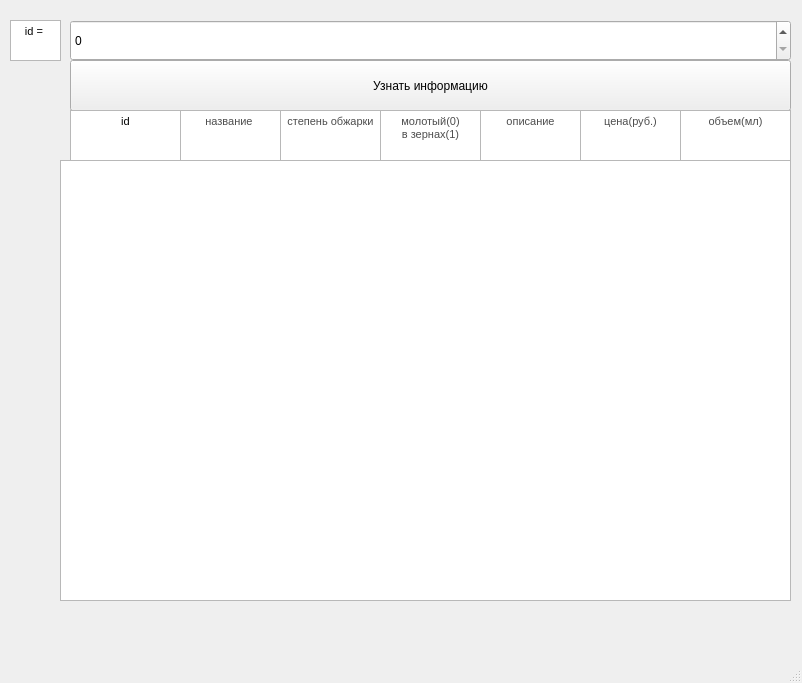
<?xml version="1.0" encoding="UTF-8"?>
<ui version="4.0">
 <class>MainWindow</class>
 <widget class="QMainWindow" name="MainWindow">
  <property name="geometry">
   <rect>
    <x>0</x>
    <y>0</y>
    <width>802</width>
    <height>683</height>
   </rect>
  </property>
  <property name="windowTitle">
   <string>MainWindow</string>
  </property>
  <widget class="QWidget" name="centralwidget">
   <widget class="QSpinBox" name="spinBox">
    <property name="geometry">
     <rect>
      <x>70</x>
      <y>20</y>
      <width>721</width>
      <height>41</height>
     </rect>
    </property>
   </widget>
   <widget class="QTableWidget" name="tableWidget">
    <property name="geometry">
     <rect>
      <x>60</x>
      <y>160</y>
      <width>731</width>
      <height>441</height>
     </rect>
    </property>
   </widget>
   <widget class="QPushButton" name="pushButton">
    <property name="geometry">
     <rect>
      <x>70</x>
      <y>60</y>
      <width>721</width>
      <height>51</height>
     </rect>
    </property>
    <property name="text">
     <string>Узнать информацию</string>
    </property>
   </widget>
   <widget class="QTextEdit" name="textEdit">
    <property name="geometry">
     <rect>
      <x>10</x>
      <y>20</y>
      <width>51</width>
      <height>41</height>
     </rect>
    </property>
    <property name="html">
     <string>&lt;!DOCTYPE HTML PUBLIC &quot;-//W3C//DTD HTML 4.0//EN&quot; &quot;http://www.w3.org/TR/REC-html40/strict.dtd&quot;&gt;
&lt;html&gt;&lt;head&gt;&lt;meta name=&quot;qrichtext&quot; content=&quot;1&quot; /&gt;&lt;style type=&quot;text/css&quot;&gt;
p, li { white-space: pre-wrap; }
&lt;/style&gt;&lt;/head&gt;&lt;body style=&quot; font-family:'MS Shell Dlg 2'; font-size:8.25pt; font-weight:400; font-style:normal;&quot;&gt;
&lt;p align=&quot;center&quot; style=&quot; margin-top:0px; margin-bottom:0px; margin-left:0px; margin-right:0px; -qt-block-indent:0; text-indent:0px;&quot;&gt;id = &lt;/p&gt;&lt;/body&gt;&lt;/html&gt;</string>
    </property>
   </widget>
   <widget class="QTextEdit" name="textEdit_2">
    <property name="geometry">
     <rect>
      <x>70</x>
      <y>110</y>
      <width>111</width>
      <height>51</height>
     </rect>
    </property>
    <property name="html">
     <string>&lt;!DOCTYPE HTML PUBLIC &quot;-//W3C//DTD HTML 4.0//EN&quot; &quot;http://www.w3.org/TR/REC-html40/strict.dtd&quot;&gt;
&lt;html&gt;&lt;head&gt;&lt;meta name=&quot;qrichtext&quot; content=&quot;1&quot; /&gt;&lt;style type=&quot;text/css&quot;&gt;
p, li { white-space: pre-wrap; }
&lt;/style&gt;&lt;/head&gt;&lt;body style=&quot; font-family:'MS Shell Dlg 2'; font-size:8.25pt; font-weight:400; font-style:normal;&quot;&gt;
&lt;p align=&quot;center&quot; style=&quot; margin-top:0px; margin-bottom:0px; margin-left:0px; margin-right:0px; -qt-block-indent:0; text-indent:0px;&quot;&gt;id&lt;/p&gt;&lt;/body&gt;&lt;/html&gt;</string>
    </property>
   </widget>
   <widget class="QTextEdit" name="textEdit_3">
    <property name="geometry">
     <rect>
      <x>180</x>
      <y>110</y>
      <width>101</width>
      <height>51</height>
     </rect>
    </property>
    <property name="html">
     <string>&lt;!DOCTYPE HTML PUBLIC &quot;-//W3C//DTD HTML 4.0//EN&quot; &quot;http://www.w3.org/TR/REC-html40/strict.dtd&quot;&gt;
&lt;html&gt;&lt;head&gt;&lt;meta name=&quot;qrichtext&quot; content=&quot;1&quot; /&gt;&lt;style type=&quot;text/css&quot;&gt;
p, li { white-space: pre-wrap; }
&lt;/style&gt;&lt;/head&gt;&lt;body style=&quot; font-family:'MS Shell Dlg 2'; font-size:8.25pt; font-weight:400; font-style:normal;&quot;&gt;
&lt;p align=&quot;center&quot; style=&quot; margin-top:0px; margin-bottom:0px; margin-left:0px; margin-right:0px; -qt-block-indent:0; text-indent:0px;&quot;&gt;&lt;span style=&quot; font-family:'YS Text,system-ui,-apple-system,Segoe UI,Roboto,Ubuntu,Cantarell,Noto Sans,sans-serif'; font-size:8pt; color:#4d4d4d;&quot;&gt;название &lt;/span&gt;&lt;/p&gt;&lt;/body&gt;&lt;/html&gt;</string>
    </property>
   </widget>
   <widget class="QTextEdit" name="textEdit_4">
    <property name="geometry">
     <rect>
      <x>280</x>
      <y>110</y>
      <width>101</width>
      <height>51</height>
     </rect>
    </property>
    <property name="html">
     <string>&lt;!DOCTYPE HTML PUBLIC &quot;-//W3C//DTD HTML 4.0//EN&quot; &quot;http://www.w3.org/TR/REC-html40/strict.dtd&quot;&gt;
&lt;html&gt;&lt;head&gt;&lt;meta name=&quot;qrichtext&quot; content=&quot;1&quot; /&gt;&lt;style type=&quot;text/css&quot;&gt;
p, li { white-space: pre-wrap; }
&lt;/style&gt;&lt;/head&gt;&lt;body style=&quot; font-family:'MS Shell Dlg 2'; font-size:8.25pt; font-weight:400; font-style:normal;&quot;&gt;
&lt;p align=&quot;center&quot; style=&quot; margin-top:0px; margin-bottom:0px; margin-left:0px; margin-right:0px; -qt-block-indent:0; text-indent:0px;&quot;&gt;&lt;span style=&quot; font-family:'YS Text,system-ui,-apple-system,Segoe UI,Roboto,Ubuntu,Cantarell,Noto Sans,sans-serif'; font-size:8pt; color:#4d4d4d;&quot;&gt;степень обжарки&lt;/span&gt;&lt;/p&gt;&lt;/body&gt;&lt;/html&gt;</string>
    </property>
   </widget>
   <widget class="QTextEdit" name="textEdit_5">
    <property name="geometry">
     <rect>
      <x>380</x>
      <y>110</y>
      <width>101</width>
      <height>51</height>
     </rect>
    </property>
    <property name="html">
     <string>&lt;!DOCTYPE HTML PUBLIC &quot;-//W3C//DTD HTML 4.0//EN&quot; &quot;http://www.w3.org/TR/REC-html40/strict.dtd&quot;&gt;
&lt;html&gt;&lt;head&gt;&lt;meta name=&quot;qrichtext&quot; content=&quot;1&quot; /&gt;&lt;style type=&quot;text/css&quot;&gt;
p, li { white-space: pre-wrap; }
&lt;/style&gt;&lt;/head&gt;&lt;body style=&quot; font-family:'MS Shell Dlg 2'; font-size:8.25pt; font-weight:400; font-style:normal;&quot;&gt;
&lt;p align=&quot;center&quot; style=&quot; margin-top:0px; margin-bottom:0px; margin-left:0px; margin-right:0px; -qt-block-indent:0; text-indent:0px;&quot;&gt;&lt;span style=&quot; font-family:'YS Text,system-ui,-apple-system,Segoe UI,Roboto,Ubuntu,Cantarell,Noto Sans,sans-serif'; font-size:8pt; color:#4d4d4d;&quot;&gt;молотый(0)&lt;/span&gt;&lt;/p&gt;
&lt;p align=&quot;center&quot; style=&quot; margin-top:0px; margin-bottom:0px; margin-left:0px; margin-right:0px; -qt-block-indent:0; text-indent:0px;&quot;&gt;&lt;span style=&quot; font-family:'YS Text,system-ui,-apple-system,Segoe UI,Roboto,Ubuntu,Cantarell,Noto Sans,sans-serif'; font-size:8pt; color:#4d4d4d;&quot;&gt;в зернах(1)&lt;/span&gt;&lt;/p&gt;&lt;/body&gt;&lt;/html&gt;</string>
    </property>
   </widget>
   <widget class="QTextEdit" name="textEdit_6">
    <property name="geometry">
     <rect>
      <x>480</x>
      <y>110</y>
      <width>101</width>
      <height>51</height>
     </rect>
    </property>
    <property name="html">
     <string>&lt;!DOCTYPE HTML PUBLIC &quot;-//W3C//DTD HTML 4.0//EN&quot; &quot;http://www.w3.org/TR/REC-html40/strict.dtd&quot;&gt;
&lt;html&gt;&lt;head&gt;&lt;meta name=&quot;qrichtext&quot; content=&quot;1&quot; /&gt;&lt;style type=&quot;text/css&quot;&gt;
p, li { white-space: pre-wrap; }
&lt;/style&gt;&lt;/head&gt;&lt;body style=&quot; font-family:'MS Shell Dlg 2'; font-size:8.25pt; font-weight:400; font-style:normal;&quot;&gt;
&lt;p align=&quot;center&quot; style=&quot; margin-top:0px; margin-bottom:0px; margin-left:0px; margin-right:0px; -qt-block-indent:0; text-indent:0px;&quot;&gt;&lt;span style=&quot; font-family:'YS Text,system-ui,-apple-system,Segoe UI,Roboto,Ubuntu,Cantarell,Noto Sans,sans-serif'; font-size:8pt; color:#4d4d4d;&quot;&gt;описание&lt;/span&gt;&lt;/p&gt;&lt;/body&gt;&lt;/html&gt;</string>
    </property>
   </widget>
   <widget class="QTextEdit" name="textEdit_7">
    <property name="geometry">
     <rect>
      <x>580</x>
      <y>110</y>
      <width>101</width>
      <height>51</height>
     </rect>
    </property>
    <property name="html">
     <string>&lt;!DOCTYPE HTML PUBLIC &quot;-//W3C//DTD HTML 4.0//EN&quot; &quot;http://www.w3.org/TR/REC-html40/strict.dtd&quot;&gt;
&lt;html&gt;&lt;head&gt;&lt;meta name=&quot;qrichtext&quot; content=&quot;1&quot; /&gt;&lt;style type=&quot;text/css&quot;&gt;
p, li { white-space: pre-wrap; }
&lt;/style&gt;&lt;/head&gt;&lt;body style=&quot; font-family:'MS Shell Dlg 2'; font-size:8.25pt; font-weight:400; font-style:normal;&quot;&gt;
&lt;p align=&quot;center&quot; style=&quot; margin-top:0px; margin-bottom:0px; margin-left:0px; margin-right:0px; -qt-block-indent:0; text-indent:0px;&quot;&gt;&lt;span style=&quot; font-family:'YS Text,system-ui,-apple-system,Segoe UI,Roboto,Ubuntu,Cantarell,Noto Sans,sans-serif'; font-size:8pt; color:#4d4d4d;&quot;&gt;цена(руб.)&lt;/span&gt;&lt;/p&gt;&lt;/body&gt;&lt;/html&gt;</string>
    </property>
   </widget>
   <widget class="QTextEdit" name="textEdit_8">
    <property name="geometry">
     <rect>
      <x>680</x>
      <y>110</y>
      <width>111</width>
      <height>51</height>
     </rect>
    </property>
    <property name="html">
     <string>&lt;!DOCTYPE HTML PUBLIC &quot;-//W3C//DTD HTML 4.0//EN&quot; &quot;http://www.w3.org/TR/REC-html40/strict.dtd&quot;&gt;
&lt;html&gt;&lt;head&gt;&lt;meta name=&quot;qrichtext&quot; content=&quot;1&quot; /&gt;&lt;style type=&quot;text/css&quot;&gt;
p, li { white-space: pre-wrap; }
&lt;/style&gt;&lt;/head&gt;&lt;body style=&quot; font-family:'MS Shell Dlg 2'; font-size:8.25pt; font-weight:400; font-style:normal;&quot;&gt;
&lt;p align=&quot;center&quot; style=&quot; margin-top:0px; margin-bottom:0px; margin-left:0px; margin-right:0px; -qt-block-indent:0; text-indent:0px;&quot;&gt;&lt;span style=&quot; font-family:'YS Text,system-ui,-apple-system,Segoe UI,Roboto,Ubuntu,Cantarell,Noto Sans,sans-serif'; font-size:8pt; color:#4d4d4d;&quot;&gt;объем(мл)&lt;/span&gt;&lt;/p&gt;&lt;/body&gt;&lt;/html&gt;</string>
    </property>
   </widget>
  </widget>
  <widget class="QMenuBar" name="menubar">
   <property name="geometry">
    <rect>
     <x>0</x>
     <y>0</y>
     <width>802</width>
     <height>21</height>
    </rect>
   </property>
  </widget>
  <widget class="QStatusBar" name="statusbar"/>
 </widget>
 <resources/>
 <connections/>
</ui>
